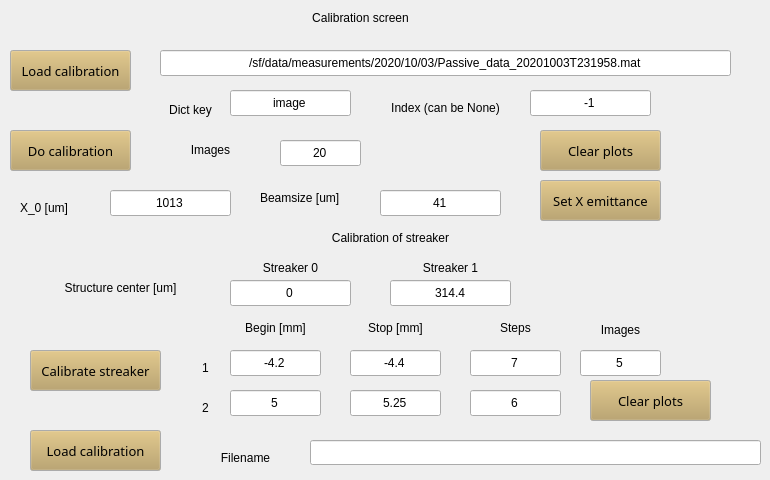
    <widget class="QWidget" name="Calibration">
     <attribute name="title">
      <string>Calibration</string>
     </attribute>
     <widget class="QLineEdit" name="ImportCalibration">
      <property name="geometry">
       <rect>
        <x>160</x>
        <y>50</y>
        <width>571</width>
        <height>26</height>
       </rect>
      </property>
      <property name="text">
       <string>/sf/data/measurements/2020/10/03/Passive_data_20201003T231958.mat</string>
      </property>
      <property name="alignment">
       <set>Qt::AlignCenter</set>
      </property>
     </widget>
     <widget class="QLineEdit" name="ImportCalibrationKey">
      <property name="geometry">
       <rect>
        <x>230</x>
        <y>90</y>
        <width>121</width>
        <height>26</height>
       </rect>
      </property>
      <property name="text">
       <string>image</string>
      </property>
      <property name="alignment">
       <set>Qt::AlignCenter</set>
      </property>
     </widget>
     <widget class="QLabel" name="label_5">
      <property name="geometry">
       <rect>
        <x>160</x>
        <y>100</y>
        <width>61</width>
        <height>20</height>
       </rect>
      </property>
      <property name="text">
       <string>Dict key</string>
      </property>
      <property name="alignment">
       <set>Qt::AlignCenter</set>
      </property>
     </widget>
     <widget class="QLabel" name="label_6">
      <property name="geometry">
       <rect>
        <x>370</x>
        <y>100</y>
        <width>151</width>
        <height>16</height>
       </rect>
      </property>
      <property name="text">
       <string>Index (can be None)</string>
      </property>
      <property name="alignment">
       <set>Qt::AlignCenter</set>
      </property>
     </widget>
     <widget class="QLineEdit" name="ImportCalibrationIndex">
      <property name="geometry">
       <rect>
        <x>530</x>
        <y>90</y>
        <width>121</width>
        <height>26</height>
       </rect>
      </property>
      <property name="text">
       <string>-1</string>
      </property>
      <property name="alignment">
       <set>Qt::AlignCenter</set>
      </property>
     </widget>
     <widget class="QLabel" name="label_18">
      <property name="geometry">
       <rect>
        <x>260</x>
        <y>190</y>
        <width>111</width>
        <height>16</height>
       </rect>
      </property>
      <property name="text">
       <string>Beamsize [um]</string>
      </property>
      <property name="alignment">
       <set>Qt::AlignLeading|Qt::AlignLeft|Qt::AlignVCenter</set>
      </property>
     </widget>
     <widget class="QLineEdit" name="DirectCalibration">
      <property name="geometry">
       <rect>
        <x>110</x>
        <y>190</y>
        <width>121</width>
        <height>26</height>
       </rect>
      </property>
      <property name="text">
       <string>1013</string>
      </property>
      <property name="alignment">
       <set>Qt::AlignCenter</set>
      </property>
     </widget>
     <widget class="QLineEdit" name="CalibrateScreenImages">
      <property name="geometry">
       <rect>
        <x>280</x>
        <y>140</y>
        <width>81</width>
        <height>26</height>
       </rect>
      </property>
      <property name="text">
       <string>20</string>
      </property>
      <property name="alignment">
       <set>Qt::AlignCenter</set>
      </property>
     </widget>
     <widget class="QLabel" name="label_52">
      <property name="geometry">
       <rect>
        <x>170</x>
        <y>140</y>
        <width>81</width>
        <height>20</height>
       </rect>
      </property>
      <property name="text">
       <string>Images</string>
      </property>
      <property name="alignment">
       <set>Qt::AlignCenter</set>
      </property>
     </widget>
     <widget class="QPushButton" name="CalibrateScreen">
      <property name="geometry">
       <rect>
        <x>10</x>
        <y>130</y>
        <width>121</width>
        <height>41</height>
       </rect>
      </property>
      <property name="palette">
       <palette>
        <active>
         <colorrole role="Button">
          <brush brushstyle="SolidPattern">
           <color alpha="255">
            <red>183</red>
            <green>157</green>
            <blue>92</blue>
           </color>
          </brush>
         </colorrole>
        </active>
        <inactive>
         <colorrole role="Button">
          <brush brushstyle="SolidPattern">
           <color alpha="255">
            <red>183</red>
            <green>157</green>
            <blue>92</blue>
           </color>
          </brush>
         </colorrole>
        </inactive>
        <disabled>
         <colorrole role="Button">
          <brush brushstyle="SolidPattern">
           <color alpha="255">
            <red>183</red>
            <green>157</green>
            <blue>92</blue>
           </color>
          </brush>
         </colorrole>
        </disabled>
       </palette>
      </property>
      <property name="font">
       <font>
        <family>Sans Serif</family>
        <pointsize>10</pointsize>
       </font>
      </property>
      <property name="text">
       <string>Do calibration</string>
      </property>
     </widget>
     <widget class="QPushButton" name="ClearScreenPlots">
      <property name="geometry">
       <rect>
        <x>540</x>
        <y>130</y>
        <width>121</width>
        <height>41</height>
       </rect>
      </property>
      <property name="palette">
       <palette>
        <active>
         <colorrole role="Button">
          <brush brushstyle="SolidPattern">
           <color alpha="255">
            <red>183</red>
            <green>157</green>
            <blue>92</blue>
           </color>
          </brush>
         </colorrole>
        </active>
        <inactive>
         <colorrole role="Button">
          <brush brushstyle="SolidPattern">
           <color alpha="255">
            <red>183</red>
            <green>157</green>
            <blue>92</blue>
           </color>
          </brush>
         </colorrole>
        </inactive>
        <disabled>
         <colorrole role="Button">
          <brush brushstyle="SolidPattern">
           <color alpha="255">
            <red>183</red>
            <green>157</green>
            <blue>92</blue>
           </color>
          </brush>
         </colorrole>
        </disabled>
       </palette>
      </property>
      <property name="font">
       <font>
        <family>Sans Serif</family>
        <pointsize>10</pointsize>
       </font>
      </property>
      <property name="text">
       <string>Clear plots</string>
      </property>
     </widget>
     <widget class="QLineEdit" name="DirectBeamsizeScreen">
      <property name="geometry">
       <rect>
        <x>380</x>
        <y>190</y>
        <width>121</width>
        <height>26</height>
       </rect>
      </property>
      <property name="text">
       <string>41</string>
      </property>
      <property name="alignment">
       <set>Qt::AlignCenter</set>
      </property>
     </widget>
     <widget class="QLabel" name="label_53">
      <property name="geometry">
       <rect>
        <x>20</x>
        <y>200</y>
        <width>71</width>
        <height>16</height>
       </rect>
      </property>
      <property name="text">
       <string>X_0 [um]</string>
      </property>
      <property name="alignment">
       <set>Qt::AlignLeading|Qt::AlignLeft|Qt::AlignVCenter</set>
      </property>
     </widget>
     <widget class="QPushButton" name="SetXEmittance">
      <property name="geometry">
       <rect>
        <x>540</x>
        <y>180</y>
        <width>121</width>
        <height>41</height>
       </rect>
      </property>
      <property name="palette">
       <palette>
        <active>
         <colorrole role="Button">
          <brush brushstyle="SolidPattern">
           <color alpha="255">
            <red>183</red>
            <green>157</green>
            <blue>92</blue>
           </color>
          </brush>
         </colorrole>
        </active>
        <inactive>
         <colorrole role="Button">
          <brush brushstyle="SolidPattern">
           <color alpha="255">
            <red>183</red>
            <green>157</green>
            <blue>92</blue>
           </color>
          </brush>
         </colorrole>
        </inactive>
        <disabled>
         <colorrole role="Button">
          <brush brushstyle="SolidPattern">
           <color alpha="255">
            <red>183</red>
            <green>157</green>
            <blue>92</blue>
           </color>
          </brush>
         </colorrole>
        </disabled>
       </palette>
      </property>
      <property name="font">
       <font>
        <family>Sans Serif</family>
        <pointsize>10</pointsize>
       </font>
      </property>
      <property name="text">
       <string>Set X emittance</string>
      </property>
     </widget>
     <widget class="QPushButton" name="LoadScreenCalibration">
      <property name="geometry">
       <rect>
        <x>10</x>
        <y>50</y>
        <width>121</width>
        <height>41</height>
       </rect>
      </property>
      <property name="palette">
       <palette>
        <active>
         <colorrole role="Button">
          <brush brushstyle="SolidPattern">
           <color alpha="255">
            <red>183</red>
            <green>157</green>
            <blue>92</blue>
           </color>
          </brush>
         </colorrole>
        </active>
        <inactive>
         <colorrole role="Button">
          <brush brushstyle="SolidPattern">
           <color alpha="255">
            <red>183</red>
            <green>157</green>
            <blue>92</blue>
           </color>
          </brush>
         </colorrole>
        </inactive>
        <disabled>
         <colorrole role="Button">
          <brush brushstyle="SolidPattern">
           <color alpha="255">
            <red>183</red>
            <green>157</green>
            <blue>92</blue>
           </color>
          </brush>
         </colorrole>
        </disabled>
       </palette>
      </property>
      <property name="font">
       <font>
        <family>Sans Serif</family>
        <pointsize>10</pointsize>
       </font>
      </property>
      <property name="text">
       <string>Load calibration</string>
      </property>
     </widget>
     <widget class="QPushButton" name="ClearCalibPlots">
      <property name="geometry">
       <rect>
        <x>590</x>
        <y>380</y>
        <width>121</width>
        <height>41</height>
       </rect>
      </property>
      <property name="palette">
       <palette>
        <active>
         <colorrole role="Button">
          <brush brushstyle="SolidPattern">
           <color alpha="255">
            <red>183</red>
            <green>157</green>
            <blue>92</blue>
           </color>
          </brush>
         </colorrole>
        </active>
        <inactive>
         <colorrole role="Button">
          <brush brushstyle="SolidPattern">
           <color alpha="255">
            <red>183</red>
            <green>157</green>
            <blue>92</blue>
           </color>
          </brush>
         </colorrole>
        </inactive>
        <disabled>
         <colorrole role="Button">
          <brush brushstyle="SolidPattern">
           <color alpha="255">
            <red>183</red>
            <green>157</green>
            <blue>92</blue>
           </color>
          </brush>
         </colorrole>
        </disabled>
       </palette>
      </property>
      <property name="font">
       <font>
        <family>Sans Serif</family>
        <pointsize>10</pointsize>
       </font>
      </property>
      <property name="text">
       <string>Clear plots</string>
      </property>
     </widget>
     <widget class="QLabel" name="label_19">
      <property name="geometry">
       <rect>
        <x>40</x>
        <y>280</y>
        <width>161</width>
        <height>16</height>
       </rect>
      </property>
      <property name="text">
       <string>Structure center [um]</string>
      </property>
      <property name="alignment">
       <set>Qt::AlignCenter</set>
      </property>
     </widget>
     <widget class="QLabel" name="label_29">
      <property name="geometry">
       <rect>
        <x>310</x>
        <y>230</y>
        <width>161</width>
        <height>16</height>
       </rect>
      </property>
      <property name="text">
       <string>Calibration of streaker</string>
      </property>
      <property name="alignment">
       <set>Qt::AlignCenter</set>
      </property>
     </widget>
     <widget class="QLabel" name="label_44">
      <property name="geometry">
       <rect>
        <x>230</x>
        <y>320</y>
        <width>91</width>
        <height>16</height>
       </rect>
      </property>
      <property name="text">
       <string>Begin [mm]</string>
      </property>
      <property name="alignment">
       <set>Qt::AlignCenter</set>
      </property>
     </widget>
     <widget class="QLineEdit" name="Range1Stop">
      <property name="geometry">
       <rect>
        <x>350</x>
        <y>350</y>
        <width>91</width>
        <height>26</height>
       </rect>
      </property>
      <property name="text">
       <string>-4.4</string>
      </property>
      <property name="alignment">
       <set>Qt::AlignCenter</set>
      </property>
     </widget>
     <widget class="QLabel" name="label_46">
      <property name="geometry">
       <rect>
        <x>470</x>
        <y>320</y>
        <width>91</width>
        <height>16</height>
       </rect>
      </property>
      <property name="text">
       <string>Steps</string>
      </property>
      <property name="alignment">
       <set>Qt::AlignCenter</set>
      </property>
     </widget>
     <widget class="QLabel" name="label_48">
      <property name="geometry">
       <rect>
        <x>180</x>
        <y>400</y>
        <width>51</width>
        <height>16</height>
       </rect>
      </property>
      <property name="text">
       <string>2</string>
      </property>
      <property name="alignment">
       <set>Qt::AlignCenter</set>
      </property>
     </widget>
     <widget class="QLabel" name="label_51">
      <property name="geometry">
       <rect>
        <x>580</x>
        <y>320</y>
        <width>81</width>
        <height>20</height>
       </rect>
      </property>
      <property name="text">
       <string>Images</string>
      </property>
      <property name="alignment">
       <set>Qt::AlignCenter</set>
      </property>
     </widget>
     <widget class="QPushButton" name="CalibrateStreaker">
      <property name="geometry">
       <rect>
        <x>30</x>
        <y>350</y>
        <width>131</width>
        <height>41</height>
       </rect>
      </property>
      <property name="palette">
       <palette>
        <active>
         <colorrole role="Button">
          <brush brushstyle="SolidPattern">
           <color alpha="255">
            <red>183</red>
            <green>157</green>
            <blue>92</blue>
           </color>
          </brush>
         </colorrole>
        </active>
        <inactive>
         <colorrole role="Button">
          <brush brushstyle="SolidPattern">
           <color alpha="255">
            <red>183</red>
            <green>157</green>
            <blue>92</blue>
           </color>
          </brush>
         </colorrole>
        </inactive>
        <disabled>
         <colorrole role="Button">
          <brush brushstyle="SolidPattern">
           <color alpha="255">
            <red>183</red>
            <green>157</green>
            <blue>92</blue>
           </color>
          </brush>
         </colorrole>
        </disabled>
       </palette>
      </property>
      <property name="font">
       <font>
        <family>Sans Serif</family>
        <pointsize>10</pointsize>
       </font>
      </property>
      <property name="text">
       <string>Calibrate streaker</string>
      </property>
     </widget>
     <widget class="QLineEdit" name="StreakerDirect0">
      <property name="geometry">
       <rect>
        <x>230</x>
        <y>280</y>
        <width>121</width>
        <height>26</height>
       </rect>
      </property>
      <property name="text">
       <string>0</string>
      </property>
      <property name="alignment">
       <set>Qt::AlignCenter</set>
      </property>
     </widget>
     <widget class="QLineEdit" name="CalibrateStreakerImages">
      <property name="geometry">
       <rect>
        <x>580</x>
        <y>350</y>
        <width>81</width>
        <height>26</height>
       </rect>
      </property>
      <property name="text">
       <string>5</string>
      </property>
      <property name="alignment">
       <set>Qt::AlignCenter</set>
      </property>
     </widget>
     <widget class="QLabel" name="label_26">
      <property name="geometry">
       <rect>
        <x>390</x>
        <y>260</y>
        <width>121</width>
        <height>16</height>
       </rect>
      </property>
      <property name="text">
       <string>Streaker 1</string>
      </property>
      <property name="alignment">
       <set>Qt::AlignCenter</set>
      </property>
     </widget>
     <widget class="QLabel" name="label_47">
      <property name="geometry">
       <rect>
        <x>180</x>
        <y>360</y>
        <width>51</width>
        <height>16</height>
       </rect>
      </property>
      <property name="text">
       <string>1</string>
      </property>
      <property name="alignment">
       <set>Qt::AlignCenter</set>
      </property>
     </widget>
     <widget class="QLineEdit" name="Range2Stop">
      <property name="geometry">
       <rect>
        <x>350</x>
        <y>390</y>
        <width>91</width>
        <height>26</height>
       </rect>
      </property>
      <property name="text">
       <string>5.25</string>
      </property>
      <property name="alignment">
       <set>Qt::AlignCenter</set>
      </property>
     </widget>
     <widget class="QLineEdit" name="Range1Step">
      <property name="geometry">
       <rect>
        <x>470</x>
        <y>350</y>
        <width>91</width>
        <height>26</height>
       </rect>
      </property>
      <property name="text">
       <string>7</string>
      </property>
      <property name="alignment">
       <set>Qt::AlignCenter</set>
      </property>
     </widget>
     <widget class="QLineEdit" name="Range2Step">
      <property name="geometry">
       <rect>
        <x>470</x>
        <y>390</y>
        <width>91</width>
        <height>26</height>
       </rect>
      </property>
      <property name="text">
       <string>6</string>
      </property>
      <property name="alignment">
       <set>Qt::AlignCenter</set>
      </property>
     </widget>
     <widget class="QPushButton" name="LoadCalibration">
      <property name="geometry">
       <rect>
        <x>30</x>
        <y>430</y>
        <width>131</width>
        <height>41</height>
       </rect>
      </property>
      <property name="palette">
       <palette>
        <active>
         <colorrole role="Button">
          <brush brushstyle="SolidPattern">
           <color alpha="255">
            <red>183</red>
            <green>157</green>
            <blue>92</blue>
           </color>
          </brush>
         </colorrole>
        </active>
        <inactive>
         <colorrole role="Button">
          <brush brushstyle="SolidPattern">
           <color alpha="255">
            <red>183</red>
            <green>157</green>
            <blue>92</blue>
           </color>
          </brush>
         </colorrole>
        </inactive>
        <disabled>
         <colorrole role="Button">
          <brush brushstyle="SolidPattern">
           <color alpha="255">
            <red>183</red>
            <green>157</green>
            <blue>92</blue>
           </color>
          </brush>
         </colorrole>
        </disabled>
       </palette>
      </property>
      <property name="font">
       <font>
        <family>Sans Serif</family>
        <pointsize>10</pointsize>
       </font>
      </property>
      <property name="text">
       <string>Load calibration</string>
      </property>
     </widget>
     <widget class="QLabel" name="label_49">
      <property name="geometry">
       <rect>
        <x>200</x>
        <y>450</y>
        <width>91</width>
        <height>16</height>
       </rect>
      </property>
      <property name="text">
       <string>Filename</string>
      </property>
      <property name="alignment">
       <set>Qt::AlignCenter</set>
      </property>
     </widget>
     <widget class="QLineEdit" name="Range1Begin">
      <property name="geometry">
       <rect>
        <x>230</x>
        <y>350</y>
        <width>91</width>
        <height>26</height>
       </rect>
      </property>
      <property name="text">
       <string>-4.2</string>
      </property>
      <property name="alignment">
       <set>Qt::AlignCenter</set>
      </property>
     </widget>
     <widget class="QLineEdit" name="StreakerDirect1">
      <property name="geometry">
       <rect>
        <x>390</x>
        <y>280</y>
        <width>121</width>
        <height>26</height>
       </rect>
      </property>
      <property name="text">
       <string>314.4</string>
      </property>
      <property name="alignment">
       <set>Qt::AlignCenter</set>
      </property>
     </widget>
     <widget class="QLineEdit" name="LoadCalibrationFilename">
      <property name="geometry">
       <rect>
        <x>310</x>
        <y>440</y>
        <width>451</width>
        <height>25</height>
       </rect>
      </property>
      <property name="text">
       <string/>
      </property>
      <property name="alignment">
       <set>Qt::AlignCenter</set>
      </property>
     </widget>
     <widget class="QLineEdit" name="Range2Begin">
      <property name="geometry">
       <rect>
        <x>230</x>
        <y>390</y>
        <width>91</width>
        <height>26</height>
       </rect>
      </property>
      <property name="text">
       <string>5</string>
      </property>
      <property name="alignment">
       <set>Qt::AlignCenter</set>
      </property>
     </widget>
     <widget class="QLabel" name="label_25">
      <property name="geometry">
       <rect>
        <x>230</x>
        <y>260</y>
        <width>121</width>
        <height>16</height>
       </rect>
      </property>
      <property name="text">
       <string>Streaker 0</string>
      </property>
      <property name="alignment">
       <set>Qt::AlignCenter</set>
      </property>
     </widget>
     <widget class="QLabel" name="label_45">
      <property name="geometry">
       <rect>
        <x>350</x>
        <y>320</y>
        <width>91</width>
        <height>16</height>
       </rect>
      </property>
      <property name="text">
       <string>Stop [mm]</string>
      </property>
      <property name="alignment">
       <set>Qt::AlignCenter</set>
      </property>
     </widget>
     <widget class="QLabel" name="label_42">
      <property name="geometry">
       <rect>
        <x>280</x>
        <y>10</y>
        <width>161</width>
        <height>16</height>
       </rect>
      </property>
      <property name="text">
       <string>Calibration screen</string>
      </property>
      <property name="alignment">
       <set>Qt::AlignCenter</set>
      </property>
     </widget>
    </widget>
